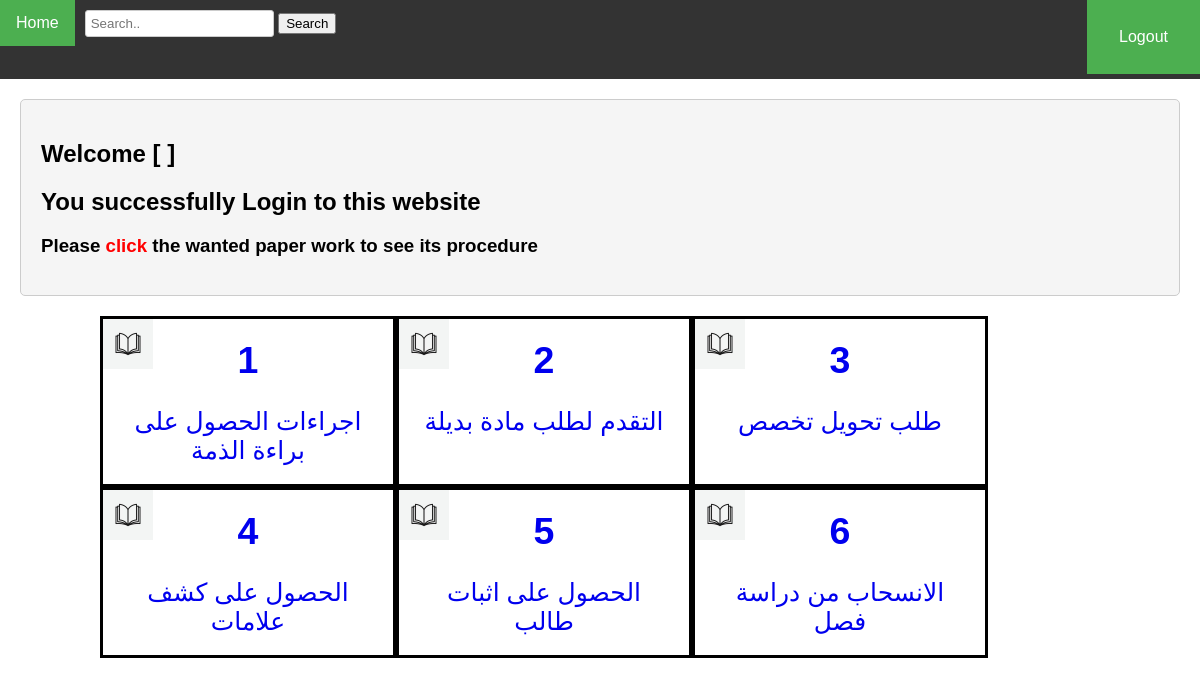
Page /loginsuccess.php on the committed database.
### tables this page shows
CREATE TABLE `theprocedure` (
  `procID` int(11) NOT NULL,
  `procDescription` varchar(100) NOT NULL
);

### loginsuccess.php (the view, shortened to what this page needs)
<!DOCTYPE html>
<html>
<head>
    <link rel="stylesheet" href="css/style.css">
</head>
<body>
<div class="nav">
        <a class="active" href="loginsuccess.php">Home</a>
        <div class="login-bar" id="loginBar">
            <a href="index.php" id="loginLink">Logout</a>
        </div>
        <div class="search-bar">
            <form action="searchres.php" method = "post">
                <input type="text" placeholder="Search.." name="search" required />
                <button type="submit">Search</button>
            </form>
        </div>
    </div>
<div class = "mainsection">
    <div class = "instructions" >
    <div class = "welcome"><span class ="weclome"> <h2> Welcome [<b> <?php echo($_SESSION["fullName"]); ?> </b>] </h2> </span> </div>
    <p> <h2> You successfully Login to this website </h2> </p>
    <p> <h3> Please <span class="imp"> click </span> the wanted paper work to see its procedure </h3></p>
    </div>
    <div class = "items">
    <?php
        $conn = mysqli_connect('localhost:3306','root','root','sopDB');
       $sql = "SELECT * FROM 	theprocedure" ;
       $result = $conn->query($sql);
  if ($result->num_rows > 0)
  {
    while($row = $result->fetch_assoc())
     {
        $theLink = "showSteps.php?proId=" . $row["procID"];
    ?>
     <a href="<?php echo($theLink) ?>">
    <div class="block">
             <img id="book" src="book.jpg" width = 50px heigh = 50px />
             <h2 style="display : inline;"> <?php echo ($row["procID"]); ?> </h2>
             <p><?php echo ($row["procDescription"]); ?></p>
    </div>
     </a>
    <?php
      }
    }
      ?>
    </div>
    </div>
</body>
</html>

### css/style.css (style rules this page uses)
body { font-family: Arial, sans-serif; margin: 0; padding: 0; }
.nav { background-color: #333; overflow: hidden; }
.nav a { float: left; display: block; color: white; text-align: center; padding: 14px 16px; text-decoration: none; transition: background-color 0.3s; }
.nav a.active { background-color: #4CAF50; }
.login-bar { float: right; padding: 14px 16px; margin-bottom: 5px; background-color: #4CAF50; }
.welcome { text-align: left; color: black; }
#loginLink { float: right; padding: 14px 16px; color: white; }
.search-bar { float: left; padding: 10px; }
.search-bar input[type="text"] { padding: 5px; border: 1px solid #ccc; border-radius: 3px; }
.imp { color: red; font-weight: bold; }
.items { align-items: center; width: 1000px; margin: 0 auto; }
.block { border: 3px solid black; width: 25%; height: 125px; padding: 20px; font-size: 25px; text-align: center; float: left; position: relative; transition-duration: 0s; transition-timing-function: linear; transition-delay: 0s; }
#book { background-color: white; position: absolute; left: 0px; top: 0px; }
.instructions { margin: 20px; padding: 20px; border: 1px solid #ccc; border-radius: 5px; background-color: #f5f5f5; }
.instructions h2 { margin-bottom: 10px; }

### rows in the picture
theprocedure: procID "1", procDescription "اجراءات الحصول على براءة الذمة"
theprocedure: procID "2", procDescription "التقدم لطلب مادة بديلة"
theprocedure: procID "3", procDescription "طلب تحويل تخصص"
theprocedure: procID "4", procDescription "الحصول على كشف علامات"
theprocedure: procID "5", procDescription "الحصول على اثبات طالب"
theprocedure: procID "6", procDescription "الانسحاب من دراسة فصل"
